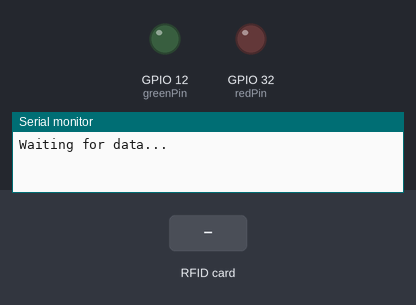
Recording of a sketch running on a simulated ESP32. Shown: output pins drawn as LEDs (lit = HIGH), the last lines printed to the serial monitor. The test bench sets the inputs (shaded band).

Above: at 1.2 s.
1.3 s: RFID card 5E 7A 19 C4 held to the reader
At 1.7 s:
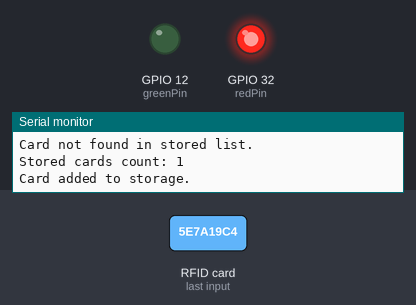
3.3 s: RFID card 5E 7A 19 C4 held to the reader
At 3.7 s:
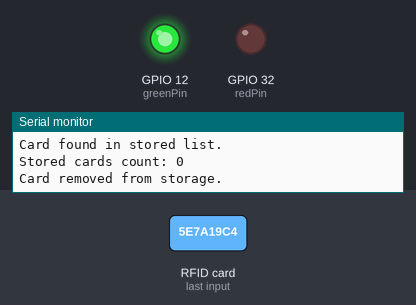
Timing chart, 0 to 6.3 s (numbered marks = the images above; inputs shaded):
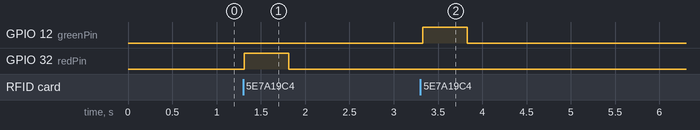

Measured:
- after the input at 1.3 s, GPIO 32 (redPin): LOW → HIGH at once, → LOW 0.50 s later
- after the input at 3.3 s, GPIO 12 (greenPin): LOW → HIGH at once, → LOW 0.50 s later

The sketch:

RFID_ESP2.ino
```cpp
#include <esp_now.h>
#include <WiFi.h>
#include <MFRC522.h>
#include <SPI.h>

// RFID pins
#define SS_PIN    21
#define RST_PIN   22
#define greenPin  12
#define redPin    32

// Initialize RFID and SPI
MFRC522 mfrc522(SS_PIN, RST_PIN);

// Structure for receiving card data
typedef struct struct_message {
  byte uid[4];
} struct_message;

// Storage for received card UIDs
const int MAX_CARDS = 10;  // Maximum number of cards we can store
byte storedUIDs[MAX_CARDS][4]; // Array to store UIDs
int storedCount = 0;  // Count of stored UIDs

// Create a message structure
struct_message receivedMessage;

void setup() {
  Serial.begin(115200);
  WiFi.mode(WIFI_STA); // Set the mode to Station (Client)

  // Initialize ESP-NOW
  if (esp_now_init() != ESP_OK) {
    Serial.println("ESP-NOW Initialization failed!");
    return;
  }

  // Set up the callback function to handle incoming messages
  esp_now_register_recv_cb(onDataReceived);

  // Initialize RFID reader
  SPI.begin();
  mfrc522.PCD_Init();

  // Initialize LED pins
  pinMode(greenPin, OUTPUT);
  pinMode(redPin, OUTPUT);

  Serial.println("Waiting for data...");
}

void loop() {
  // Check if a new card is present on second ESP32
  if (mfrc522.PICC_IsNewCardPresent() && mfrc522.PICC_ReadCardSerial()) {
    // Display the UID of the card
    Serial.print("Card UID on second ESP32: ");
    byte newCardUID[4];
    for (byte i = 0; i < mfrc522.uid.size; i++) {
      newCardUID[i] = mfrc522.uid.uidByte[i];
      Serial.print(newCardUID[i] < 0x10 ? " 0" : " ");
      Serial.print(newCardUID[i], HEX);
    }
    Serial.println();

    // Check if the card is already stored
    if (isCardStored(newCardUID)) {
      // Remove the card if it exists in the stored list
      removeCard(newCardUID);
      Serial.println("Card removed from storage.");
      digitalWrite(greenPin, HIGH); // Green LED to indicate card removed
      delay(500);
      digitalWrite(greenPin, LOW);
    } else {
      // If not stored, add it
      storeCardUID(newCardUID);
      Serial.println("Card added to storage.");
      digitalWrite(redPin, HIGH); // Red LED to indicate card added
      delay(500);
      digitalWrite(redPin, LOW);
    }

    // Halt the card
    mfrc522.PICC_HaltA();
  }

  // Nothing to do in loop, waiting for data
}

// Callback function for receiving data
void onDataReceived(const esp_now_recv_info_t *info, const uint8_t *incomingData, int len) {
  // Copy the incoming data to the receivedMessage structure
  memcpy(&receivedMessage, incomingData, sizeof(receivedMessage));

  // Display the received card UID
  Serial.print("Received Card UID: ");
  for (byte i = 0; i < 4; i++) {
    Serial.print(receivedMessage.uid[i] < 0x10 ? " 0" : " ");
    Serial.print(receivedMessage.uid[i], HEX);
  }
  Serial.println();

  // Store the received card UID in storage
  storeCardUID(receivedMessage.uid);
}

// Function to check if a card UID is already stored
bool isCardStored(byte *uid) {
  for (int i = 0; i < storedCount; i++) {
    bool match = true;
    for (byte j = 0; j < 4; j++) {
      if (storedUIDs[i][j] != uid[j]) {
        match = false;
        break;
      }
    }
    if (match) {
      Serial.println("Card found in stored list.");
      return true;
    }
  }
  Serial.println("Card not found in stored list.");
  return false;
}

// Function to store a new card UID
void storeCardUID(byte *uid) {
  if (storedCount < MAX_CARDS) {
    for (byte i = 0; i < 4; i++) {
      storedUIDs[storedCount][i] = uid[i];
    }
    storedCount++;
    Serial.print("Stored cards count: ");
    Serial.println(storedCount);
  } else {
    Serial.println("Storage full. Cannot store more cards.");
  }
}

// Function to remove a card from the stored list
void removeCard(byte *uid) {
  for (int i = 0; i < storedCount; i++) {
    bool match = true;
    for (byte j = 0; j < 4; j++) {
      if (storedUIDs[i][j] != uid[j]) {
        match = false;
        break;
      }
    }
    if (match) {
      // Shift the remaining cards to remove the matched card
      for (int k = i; k < storedCount - 1; k++) {
        for (byte j = 0; j < 4; j++) {
          storedUIDs[k][j] = storedUIDs[k + 1][j];
        }
      }
      storedCount--;
      Serial.print("Stored cards count: ");
      Serial.println(storedCount);
      return;
    }
  }
  Serial.println("Card not found in storage.");
}
```
